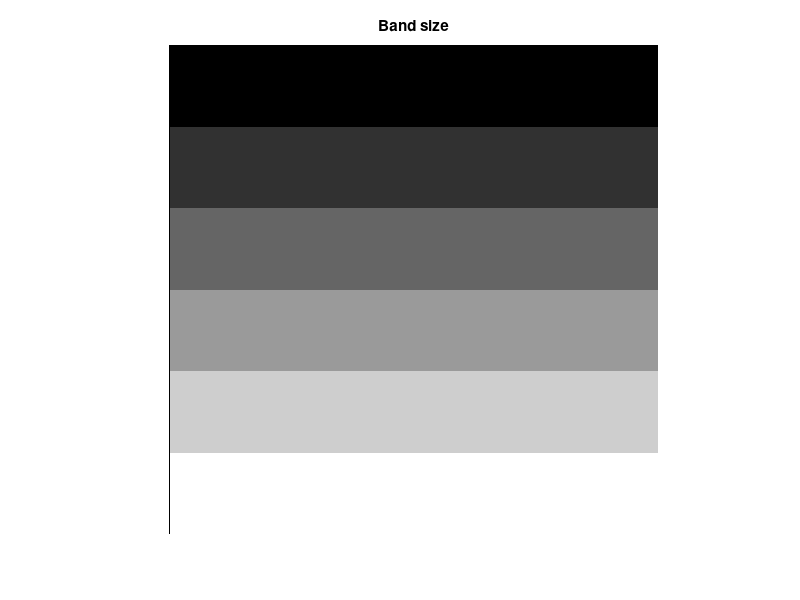

Here is the MATLAB script that generated this plot:
%0.0 = Black
%0.5 =??
%1.0 = White 
clc, clear, close all

height = 600;
width = 600;
I = ones(height,width);
band_size = 100;
shade=0;

I(1:100, :)=shade;  %from 1  to 100 row and all coloumn are  Black colour(0.0)
shade = shade+0.2 % increment shade 0.2

I(101:200, :)=shade; 
shade = shade+0.2

I(201:300, :)=shade; 
shade = shade+0.2

I(301:400, :)=shade; 
shade = shade+0.2

I(401:500, :)=shade; 
shade = shade+0.2

I(501:600, :)=shade; 
shade = shade+0.2 %from 501  to 600 row and all coloumn are  white colour(1.0)
imshow(I);
title('Band size')